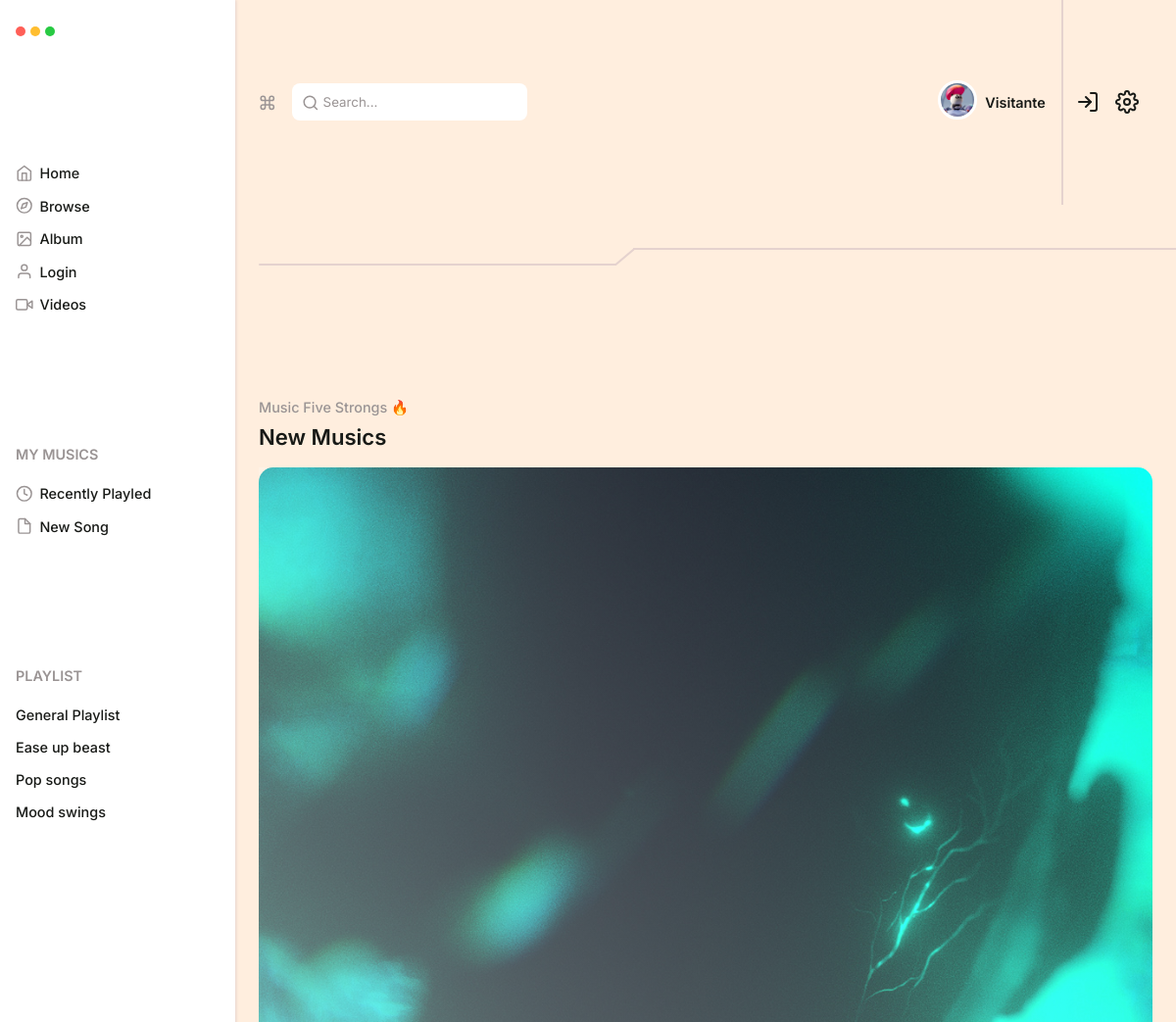
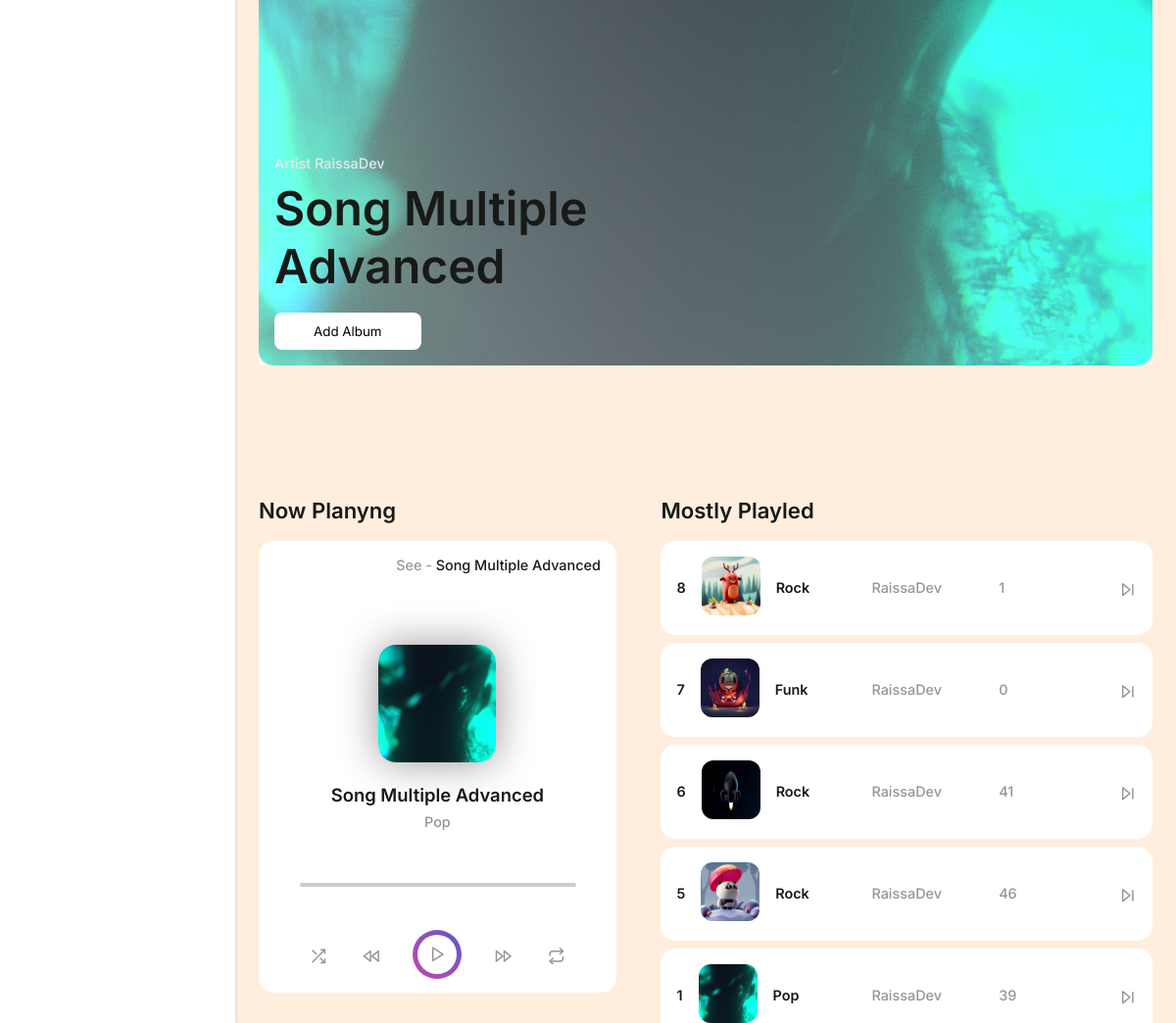
Page /music/1 on the committed database (2 pictures, top to bottom).
### tables this page shows
CREATE TABLE `songs` (
  `id` int(11) NOT NULL,
  `user_id` varchar(255) NOT NULL,
  `name` varchar(255) NOT NULL,
  `description` varchar(255) NOT NULL,
  `image` varchar(255) DEFAULT NULL,
  `video` varchar(255) DEFAULT NULL,
  `song` varchar(255) NOT NULL,
  `category` varchar(255) NOT NULL,
  `type` varchar(255) NOT NULL,
  `views` int(11) DEFAULT NULL,
  `created_at` timestamp NULL DEFAULT NULL
);

CREATE TABLE `users` (
  `id` varchar(255) NOT NULL,
  `name` varchar(255) NOT NULL,
  `email` varchar(255) NOT NULL,
  `password` varchar(255) NOT NULL,
  `image` varchar(255) NOT NULL,
  `created_at` timestamp NULL DEFAULT NULL,
  `updated_at` timestamp NULL DEFAULT NULL
);

### App/mainView.php (called while the page is built, shortened)
<?php
class mainView{
    public static function render($filename, $arg = [], $header = './Views/theme/header.php', $footer = './Views/theme/footer.php'){
        include("./Views/{$filename}.php");
        die();
    }
}
?>

### App/Controllers/songController.php (called while the page is built, shortened)
<?php
class songController{
    public function getSong($data){
        if($data){
            $results = Song::getResults(isset($_POST['name_search']) ? $_POST['name_search'] : '');
            $songs = Song::get();
            $getSong = Song::getSongArtist($data['id']);
            $getArtist = Song::getArtist($getSong['user_id']);
            isset($data['id']) ? $song = Song::getSong($data['id']) : Song::getSong('1');
        }
        mainView::render('song', [ 'results' => $results, 'getSong' => $getSong, 'getArtist' => $getArtist, 'songs' => $songs, 'song' => $song ]);
    }
}
?>

### index.php (called while the page is built, shortened)
<?php
$router = new Router(BASE);
$router->namespace("Controllers");
$router->get("/", "userController:home");
$router->get("/profile", "userController:profile");
$router->get("/login", "userController:login");
$router->get("/register", "userController:register");
$router->get("/create-song", "songController:createSong");
$router->get("/songs", "songController:allSongs");
$router->get("/playlist", "userController:myPlaylist");
$router->get("/podcasts", "songController:getPodcasts");
$router->get("/recently-playled", "userController:getRecentlysPlayleds");
$router->get("/music/{id}", "songController:getSong");
$router->get("/logout", "userController:logout");
$router->post("/login", "userController:login");
$router->post("/register", "userController:register");
$router->post("/create-song", "songController:createSong");
$router->post("/add-album", "songController:addSongAlbum");
$router->post("/", "userController:home");
$router->post("/update-profile", "userController:updateProfile");
$router->group("error")->namespace("Test");
$router->get("/{errcode}", "Coffee:notFound");
$router->dispatch();
?>

### App/DB.php (called while the page is built)
<?php
class DB{
    private static $pdo;
    public static function connect(){
        if(self::$pdo == null){
            try{
                self::$pdo = new PDO('mysql:host='.HOST.';dbname='.DATABASE,USER,PASSWORD,array(PDO::MYSQL_ATTR_INIT_COMMAND => "SET NAMES utf8"));
                self::$pdo->setAttribute(PDO::ATTR_ERRMODE,PDO::ERRMODE_EXCEPTION);
            }catch(Exception $e){
                echo '<h2>Erro ao conectar</h2>';
            }
        }
        return self::$pdo;
    }
}
?>

### App/Models/Song.php (called while the page is built, shortened)
<?php
class Song{
    public static function get(){
        $songs = \DB::connect()->prepare("SELECT * FROM `songs` ORDER BY id DESC");
        $songs->execute();
        $songs = $songs->fetchAll();
        return $songs;
    }
    public static function getSong($data){
        $songs = \DB::connect()->prepare("SELECT * FROM `songs`");
        $songs->execute();
        $songs = $songs->fetch();
        return $songs;
    }
    public static function getSongArtist($data){
        $songs = \DB::connect()->prepare("SELECT * FROM `songs` WHERE id = '$data'");
        $songs->execute();
        $songs = $songs->fetch();
        if($songs){
            $views = ($songs['views'] + 1);
            $songsUpdate = \DB::connect()->prepare("UPDATE `songs` SET views = ? WHERE id = '$data'");
            $songsUpdate->execute(array($views));
        }
        return $songs;
    }
    public static function getArtist($getSong){
        $artist = \DB::connect()->prepare("SELECT * FROM `users` WHERE id = '$getSong'");
        $artist->execute();
        $artist = $artist->fetch();
        return $artist;
    }
}
?>

### Views/components/row-song.php (the view, shortened to what this page needs)
<li class="box items-flex align-center just-space-between margin-bottom-small">
    <div class="col w30 items-flex align-center">
        <h6><?= isset($song['id']) ? $song['id'] : $arg['getArtist']['id'] ?></h6>
        <figure class="img-small-in-song margin-side-default">
            <img src="<?= BASE ?>/storage/uploads/<?= $song['image'] ?>" />
        </figure>
        <h6><?= $song['category'] ?></h6>
    </div>
    <div class="col w30 text-center hide-device-small">
        <p><?php echo isset($user['name']) ? $user['name'] : $arg['getArtist']['name'] ?></p>
    </div>
    <div class="col w30 items-flex align-center just-space-between">
        <p><?= $song['views'] ?></p>
        <div class="pos-relative">
            <i data-feather="skip-forward"></i>
        </div>
    </div>
</li>

### Views/song.php (shortened to what this page needs)
<section class="container-song-player margin-bottom-bigger">
    <div class="wrap w95 center">
        <div class="title margin-bottom-default">
            <p class="margin-bottom-small">Music Five Strongs 🔥</p>
            <h1>New Musics</h1>
        </div>
        <figure style="background-image:url('<?= BASE ?>/storage/uploads/<?= $arg['getSong']['image'] ?>');" class="banner-song items-flex align-end pos-relative">
            <div class="col w100">
                <p class="margin-bottom-small">Artist <?= ($arg['getArtist']['name']) ?></p>
                <h1><?= $arg['getSong']['name'] ?></h1>
                <form method="post" action="<?= BASE ?>/add-album" class="items-flex w100 margin-top-default">
                    <button type="submit" name="add-album" class="w17 w60-device-small">Add Album</button>
                </form>
            </div>
        </figure>
    </div>
</section>
<section class="song-container margin-bottom-bigger">
    <div class="wrap w95 center items-flex just-space-between flex-wrap-device-small">
        <div class="col w40 w100-device-small margin-bottom-default-device-small">
            <div class="title margin-bottom-default">
                <h1>Now Planyng</h1>
            </div>
            <?php include('components/box-song.php'); ?>
        </div>
        <div class="col w55 w100-device-small">
            <div class="title margin-bottom-default">
                <h1>Mostly Playled</h1>
            </div>
            <div class="row">
                <ul>
                <form method="GET">
                <?php
                    foreach($arg['songs'] as $key => $song){
                        if($arg['getArtist']['0'] == $song['user_id']){
                            include('components/row-song.php');
                        }
                    }
                  ?>
                 </form>
                </ul>
            </div>
        </div>
    </div>
</section>

### Views/components/box-song.php (shortened to what this page needs)
<div class="box box-song-one toc-song">
    <div class="row margin-bottom-default" id="box-song">
        <a href="<?= BASE ?>/music/<?php echo $arg['song']['id'] ?>"><p class="text-right margin-bottom-bigger-in">See - <span style="color:var(--myBlackDefault)"><?php echo $arg['song']['name']; ?></span></p></a>
        <figure class="img-small-song text-center margin-bottom-default">
            <img src="<?= BASE ?>/storage/uploads/<?= $arg['song']['image'] ?>" id="image-song" />
        </figure>
        <div class="text-center">
            <h5 id="name-song" class="margin-bottom-small"><?= $arg['song']['name'] ?></h5>
            <p><?= $arg['song']['category'] ?></p>
        </div>
        <div class="row">
            <audio controls autoplay id="audio" class="audio">
                <source src="<?= BASE ?>/storage/songs/<?= $arg['song']['song'] ?>" type="audio/mp3">
            </audio>
        </div>
    </div>
    <div class="col items-flex align-center just-space-evenly">
        <a><i data-feather="shuffle"></i></a>
        <a id="minus-seconds"><i data-feather="rewind"></i></a>
        <a class="button-icon-emphasis" id="button-play"><i data-feather="play"></i></a>
        <a id="plus-seconds"><i data-feather="fast-forward"></i></a>
        <a id="reset-audio"><i data-feather="repeat"></i></a>
    </div>
</div>

### rows in the picture
songs: image (picture), name "Song Multiple Advanced", category "Pop", id "1", user.name "RaissaDev", views "39"
users: name "RaissaDev"
songs: id "8", image (picture), category "Rock", user.name "RaissaDev", views "1"
songs: id "7", image (picture), category "Funk", user.name "RaissaDev", views "0"
songs: id "6", image (picture), category "Rock", user.name "RaissaDev", views "41"
songs: id "5", image (picture), category "Rock", user.name "RaissaDev", views "46"

### other values in the picture
$_SESSION['name'] "Visitante"
